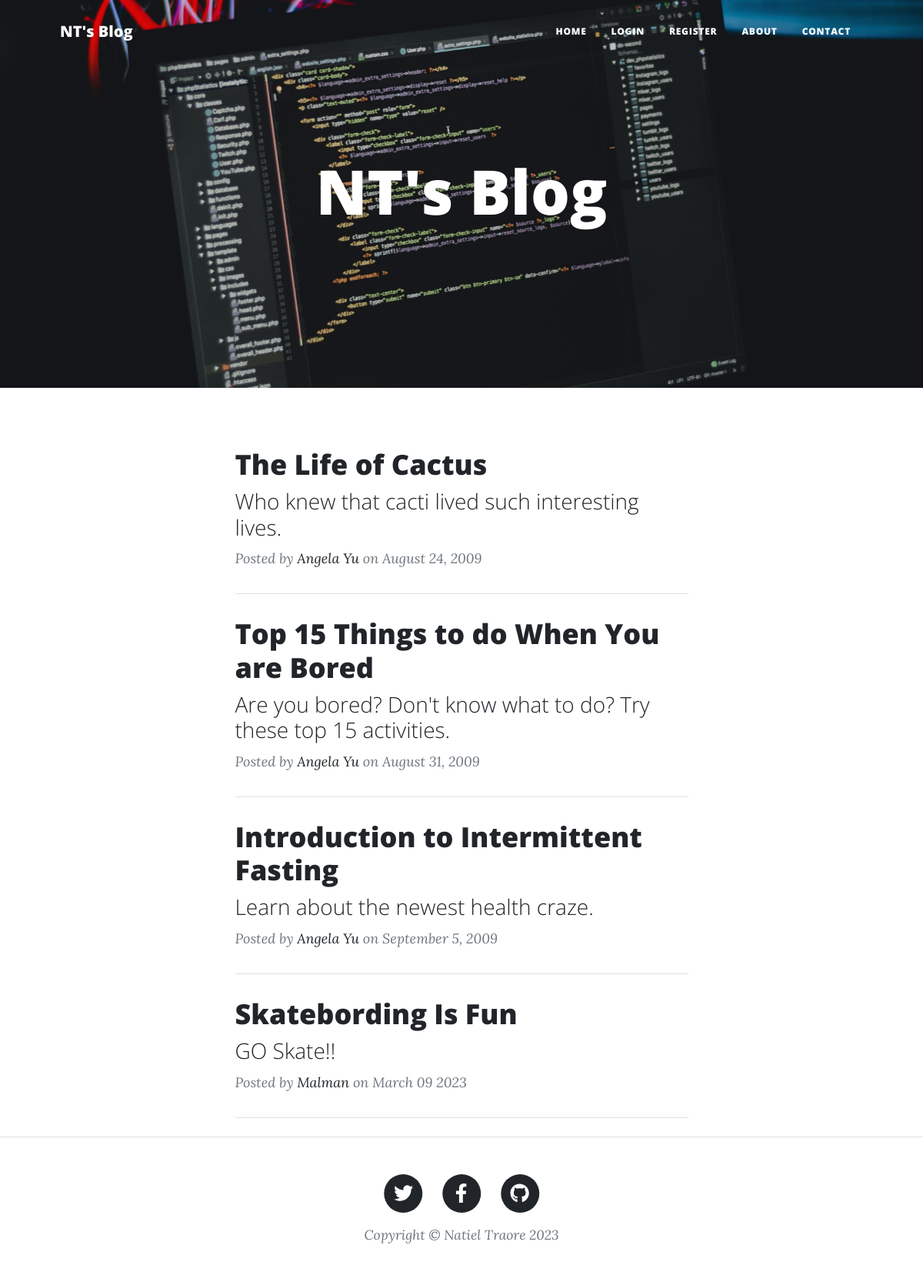
The page / on the database its author committed.
### main.py (models this page shows)
class BlogPost(db.Model):
    id = db.Column(db.Integer, primary_key=True)
    title = db.Column(db.String(250), unique=True, nullable=False)
    subtitle = db.Column(db.String(250), nullable=False)
    date = db.Column(db.String(250), nullable=False)
    body = db.Column(db.Text, nullable=False)
    author = db.Column(db.String(250), nullable=False)
    user_email = db.Column(db.String(250), nullable=False)
    img_url = db.Column(db.String(250), nullable=False)

### main.py (the view)
@app.route("/")
def home():
    posts = db.session.query(BlogPost).all()
    return render_template("index.html", posts=posts)

### main.py (called while the page is built)
@app.context_processor
def year_injector():
    return {"year": app.config["CURRENT_YEAR"]}

@app.context_processor
def cur_user():
    return {"cur_user": app.config["CURRENT_USER"]}

### templates/index.html (shortened to what this page needs)
{% include "header.html" %}
<header class="masthead" style="background-image: url('static/img/home-bg.jpg')">
    <div class="container position-relative px-4 px-lg-5">
        <div class="row gx-4 gx-lg-5 justify-content-center">
            <div class="col-md-10 col-lg-8 col-xl-7">
                <div class="site-heading">
                    <h1>NT's Blog</h1>
                </div>
            </div>
        </div>
    </div>
</header>
<div class="container px-4 px-lg-5">
    <div class="row gx-4 gx-lg-5 justify-content-center">
        <div class="col-md-10 col-lg-8 col-xl-7">
            {% for p in posts %}
            <div class="post-preview">
                <a href="{{ url_for('get_post', pid=p.id) }}">
                    <h2 class="post-title">
                        {{ p.title }}
                    </h2>
                    <h3 class="post-subtitle">{{ p.subtitle }}</h3>
                </a>
                <p class="post-meta">
                    Posted by
                    <a href="#">{{ p.author }}</a>
                    on {{ p.date }}
                </p>
            </div>
            <hr class="my-4"/>
            {% endfor %}
        </div>
    </div>
</div>
{% include "footer.html" %}

### templates/header.html (shortened to what this page needs)
<!DOCTYPE html>
<html lang="en">
<head>
    <link href="../static/css/styles.css" rel="stylesheet"/>
</head>
<body>
<nav class="navbar navbar-expand-lg navbar-light" id="mainNav">
    <div class="container px-4 px-lg-5">
        <a class="navbar-brand" href="{{ url_for('home') }}">NT's Blog</a>
        <div class="collapse navbar-collapse" id="navbarResponsive">
            <ul class="navbar-nav ms-auto py-4 py-lg-0">
                <li class="nav-item">
                    <a class="nav-link px-lg-3 py-3 py-lg-4" href="{{ url_for('home') }}">Home</a>
                </li>
                {% if not cur_user.is_authenticated: %}
                <li class="nav-item">
                    <a class="nav-link px-lg-3 py-3 py-lg-4" href="{{ url_for('login') }}">Login</a>
                </li>
                <li class="nav-item">
                    <a class="nav-link px-lg-3 py-3 py-lg-4" href="{{ url_for('register') }}">Register</a>
                </li>
                {% else: %}
                <li class="nav-item">
                    <a class="nav-link px-lg-3 py-3 py-lg-4" href="{{ url_for('logout') }}">Log Out</a>
                </li>
                {% endif %}
                <li class="nav-item">
                    <a class="nav-link px-lg-3 py-3 py-lg-4" href="{{ url_for('get_about') }}">About</a>
                </li>
                <li class="nav-item">
                    <a class="nav-link px-lg-3 py-3 py-lg-4" href="{{ url_for('get_contact') }}">Contact</a>
                </li>
            </ul>
        </div>
    </div>
</nav>

### templates/footer.html (shortened to what this page needs)
<footer class="border-top">
    <div class="container px-4 px-lg-5">
        <div class="row gx-4 gx-lg-5 justify-content-center">
            <div class="col-md-10 col-lg-8 col-xl-7">
                <ul class="list-inline text-center">
                    <li class="list-inline-item">
                        <a href="#!">
                                <span class="fa-stack fa-lg">
                                    <i class="fas fa-circle fa-stack-2x"></i>
                                    <i class="fab fa-twitter fa-stack-1x fa-inverse"></i>
                                </span>
                        </a>
                    </li>
                    <li class="list-inline-item">
                        <a href="#!">
                                <span class="fa-stack fa-lg">
                                    <i class="fas fa-circle fa-stack-2x"></i>
                                    <i class="fab fa-facebook-f fa-stack-1x fa-inverse"></i>
                                </span>
                        </a>
                    </li>
                    <li class="list-inline-item">
                        <a href="#!">
                                <span class="fa-stack fa-lg">
                                    <i class="fas fa-circle fa-stack-2x"></i>
                                    <i class="fab fa-github fa-stack-1x fa-inverse"></i>
                                </span>
                        </a>
                    </li>
                </ul>
                <div class="small text-center text-muted fst-italic">Copyright &copy; Natiel Traore {{ year }}</div>
            </div>
        </div>
    </div>
</footer>
</body>
</html>

### rows shown on the page
BlogPost: title "The Life of Cactus", subtitle "Who knew that cacti lived such interesting lives.", author "Angela Yu", date "August 24, 2009"
BlogPost: title "Top 15 Things to do When You are Bored", subtitle "Are you bored? Don't know what to do? Try these top 15 activities.", author "Angela Yu", date "August 31, 2009"
BlogPost: title "Introduction to Intermittent Fasting", subtitle "Learn about the newest health craze.", author "Angela Yu", date "September 5, 2009"
BlogPost: title "Skatebording Is Fun", subtitle "GO Skate!!", author "Malman", date "March 09 2023"

### other values the page prints
{{ year }} "2023"
